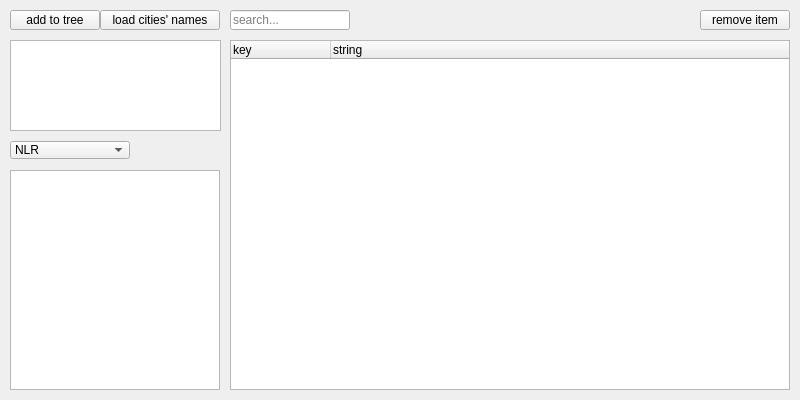
<?xml version="1.0" encoding="UTF-8"?>
<ui version="4.0">
 <class>MainWindow</class>
 <widget class="QMainWindow" name="MainWindow">
  <property name="geometry">
   <rect>
    <x>0</x>
    <y>0</y>
    <width>800</width>
    <height>400</height>
   </rect>
  </property>
  <property name="windowTitle">
   <string>MainWindow</string>
  </property>
  <widget class="QWidget" name="centralwidget">
   <widget class="QTreeWidget" name="treeWidget">
    <property name="geometry">
     <rect>
      <x>230</x>
      <y>40</y>
      <width>560</width>
      <height>350</height>
     </rect>
    </property>
    <column>
     <property name="text">
      <string>key</string>
     </property>
    </column>
    <column>
     <property name="text">
      <string>string</string>
     </property>
    </column>
   </widget>
   <widget class="QListWidget" name="traversalResultListWidget">
    <property name="geometry">
     <rect>
      <x>10</x>
      <y>170</y>
      <width>210</width>
      <height>220</height>
     </rect>
    </property>
   </widget>
   <widget class="QPushButton" name="rmvItemButton">
    <property name="geometry">
     <rect>
      <x>700</x>
      <y>10</y>
      <width>90</width>
      <height>20</height>
     </rect>
    </property>
    <property name="text">
     <string>remove item</string>
    </property>
   </widget>
   <widget class="QPushButton" name="addButton">
    <property name="geometry">
     <rect>
      <x>10</x>
      <y>10</y>
      <width>90</width>
      <height>20</height>
     </rect>
    </property>
    <property name="text">
     <string>add to tree</string>
    </property>
   </widget>
   <widget class="QTextEdit" name="whatToAddTextEdit">
    <property name="geometry">
     <rect>
      <x>10</x>
      <y>40</y>
      <width>211</width>
      <height>91</height>
     </rect>
    </property>
   </widget>
   <widget class="QLineEdit" name="searchEdit">
    <property name="geometry">
     <rect>
      <x>230</x>
      <y>10</y>
      <width>120</width>
      <height>20</height>
     </rect>
    </property>
    <property name="placeholderText">
     <string>search...</string>
    </property>
   </widget>
   <widget class="QComboBox" name="traversalComboBox">
    <property name="geometry">
     <rect>
      <x>10</x>
      <y>141</y>
      <width>120</width>
      <height>18</height>
     </rect>
    </property>
    <item>
     <property name="text">
      <string>NLR</string>
     </property>
    </item>
    <item>
     <property name="text">
      <string>LNR</string>
     </property>
    </item>
    <item>
     <property name="text">
      <string>RNL</string>
     </property>
    </item>
    <item>
     <property name="text">
      <string>LRN</string>
     </property>
    </item>
   </widget>
   <widget class="QPushButton" name="loadCitiesButton">
    <property name="geometry">
     <rect>
      <x>100</x>
      <y>10</y>
      <width>120</width>
      <height>20</height>
     </rect>
    </property>
    <property name="text">
     <string>load cities' names</string>
    </property>
   </widget>
   <widget class="QLabel" name="searchResult">
    <property name="geometry">
     <rect>
      <x>370</x>
      <y>10</y>
      <width>321</width>
      <height>20</height>
     </rect>
    </property>
    <property name="text">
     <string/>
    </property>
   </widget>
  </widget>
 </widget>
 <resources/>
 <connections/>
</ui>
